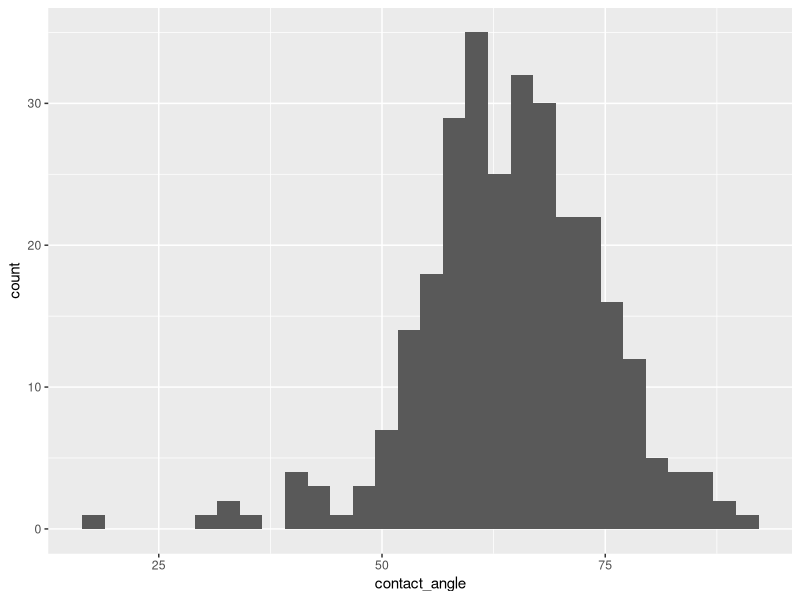
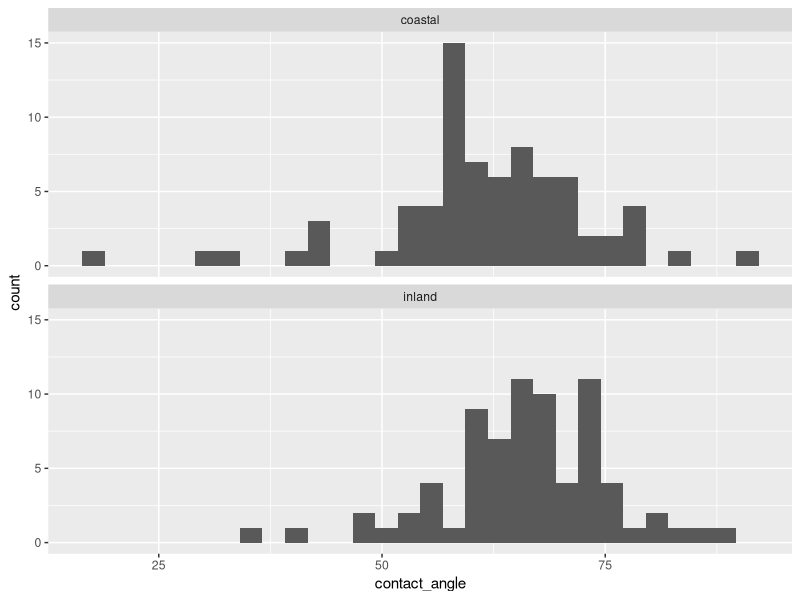
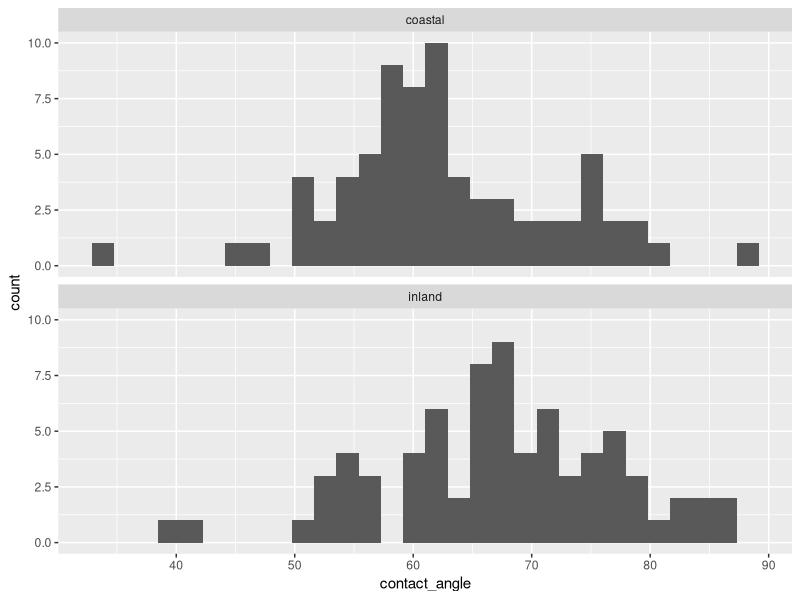
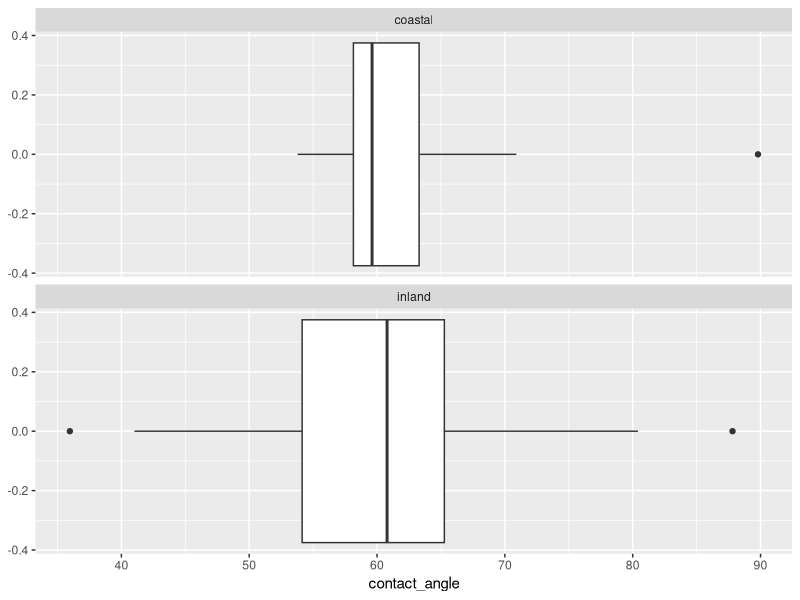
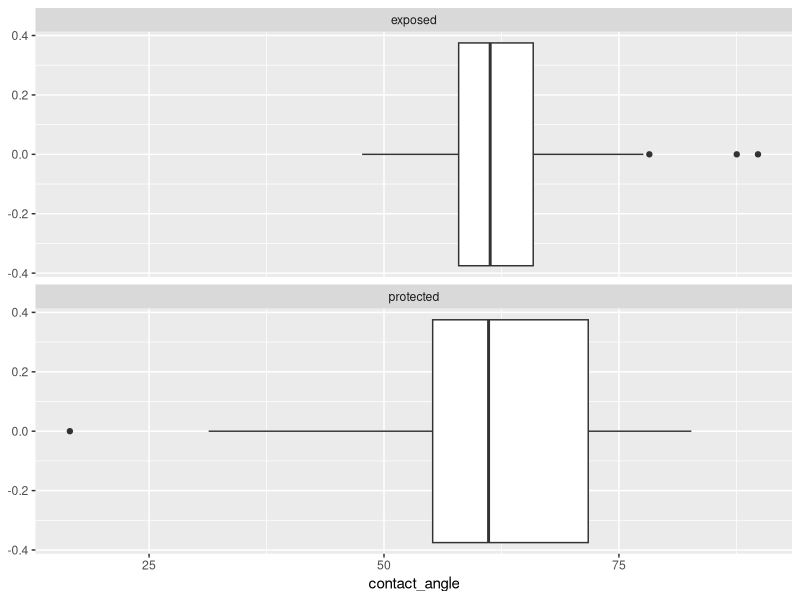
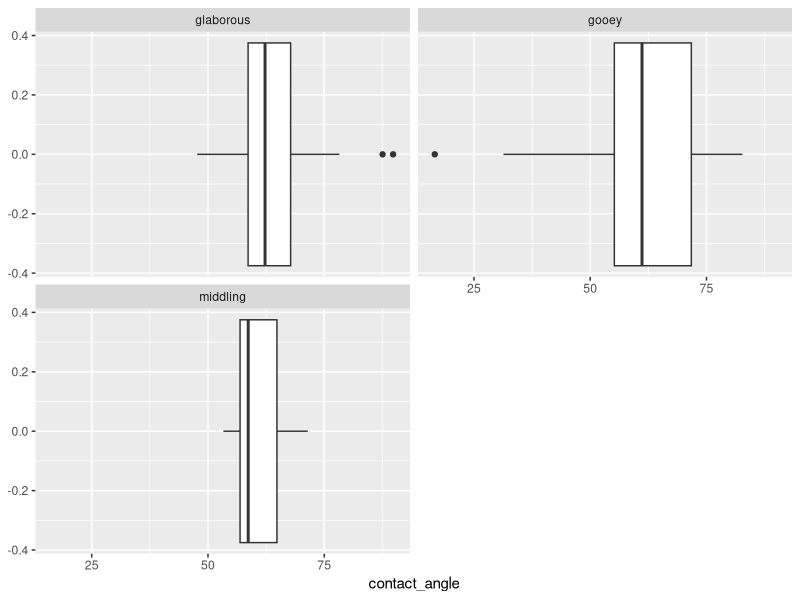
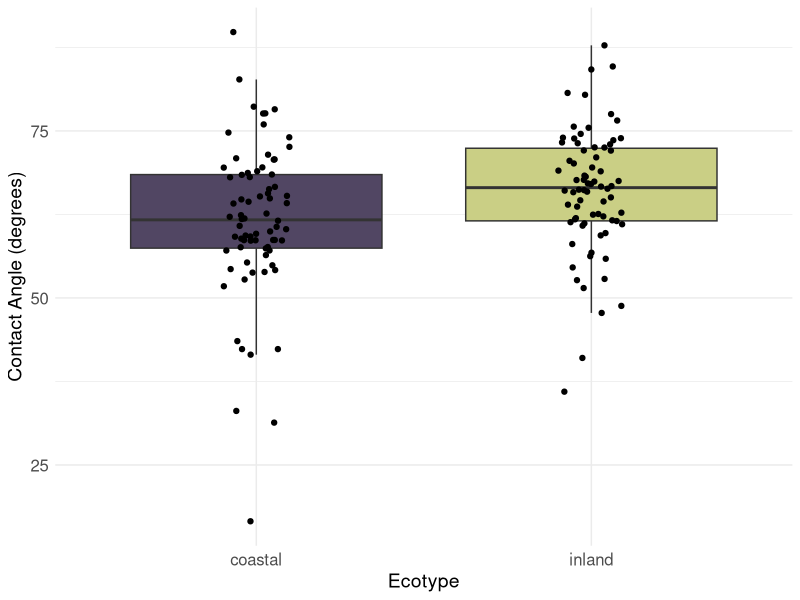
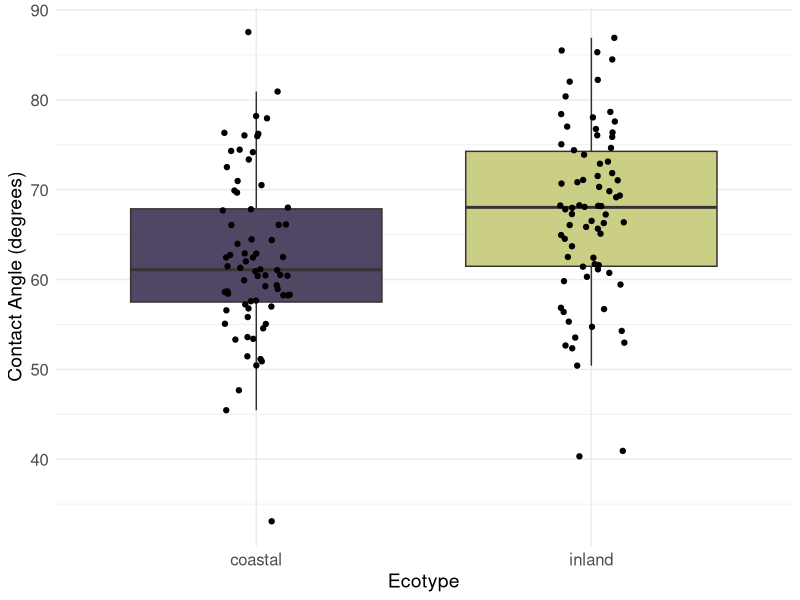

These charts were generated, in order, by the following R code:
require(tidyverse)
require(readxl)

coastal_pops = c('BHE', 'SWB', 'PGR', 'HEC', 'OPB')
inland_pops = c('SWC', 'LMC', 'TOR', 'OAE', 'RGR')


contact_angle =  read_xlsx(
  path = './Data/Contact Angle Measurements.xlsx', # Change path here
  sheet = 'Sheet1'
) %>%
  mutate(
    ecotype = case_when(
      pop.code %in% coastal_pops ~ "coastal",
      pop.code %in% inland_pops ~ "inland",
      .default = NA_character_
    ),
    salt_exposure = case_when(
      pop.code %in% c('PGR', 'BHE') ~ "protected",
      pop.code %in% c('SWB', 'OPB', 'HEC') ~ "exposed",
      pop.code %in% inland_pops ~ "inland",
      .default = NA_character_
    ),
    surface_type = case_when(
      pop.code %in% c('PGR', 'BHE') ~ 'gooey',
      pop.code == 'SWB' ~ 'middling',
      pop.code %in% c('OPB', 'HEC') ~ 'glaborous',
      pop.code %in% inland_pops ~ "inland",
      .default = NA_character_
    )
  )

View(contact_angle)

# View coastal_data
contact_angle %>%
  ggplot() +
  aes(x=contact_angle) +
  geom_histogram()

# Coastal vs. inland and ad vs. ab
contact_angle %>%
  filter(leaf_side == 'ad') %>%
  ggplot() +
  aes(x=contact_angle) +
  facet_wrap(vars(ecotype), nrow = 2) +
  geom_histogram()

contact_angle %>%
  filter(leaf_side == 'ab') %>%
  ggplot() +
  aes(x=contact_angle) +
  facet_wrap(vars(ecotype), nrow = 2) +
  geom_histogram()

# How much of each pop?
contact_angle %>%
  filter(!is.na(contact_angle)) %>%
  group_by(pop.code) %>%
  count()

# Comparing pairs
contact_angle %>%
  filter(pop.code == 'RGR' | pop.code == 'OPB') %>%
  filter(leaf_side == 'ad') %>%
  ggplot() +
  aes(x=contact_angle) +
  facet_wrap(vars(ecotype), nrow = 2) +
  geom_boxplot()

# Comparing protected and exposed
contact_angle %>%
  filter(salt_exposure != "inland") %>%
  ggplot() +
  aes(x=contact_angle) +
  facet_wrap(vars(salt_exposure), nrow = 2) +
  geom_boxplot()

contact_angle %>%
  filter(surface_type != "inland") %>%
  ggplot() +
  aes(x=contact_angle) +
  facet_wrap(vars(surface_type), nrow = 2) +
  geom_boxplot()


contact_ad_boxplot = contact_angle %>%
  filter(!is.na(contact_angle) & leaf_side=="ad") %>%
  ggplot() +
  aes(x = ecotype, fill = ecotype, y = contact_angle) +
  geom_boxplot(outliers = F) +
  geom_jitter(position=position_jitter(0.1)) +
  # Labels
  scale_x_discrete(name = 'Ecotype') +
  scale_y_continuous(
    name = 'Contact Angle (degrees)', 
  ) +
  # Style
  scale_fill_manual(values = c('#514663', '#cacf85')) +
  theme_minimal() +
  theme(
    legend.position = "none",
    axis.text = element_text(size=12),
    axis.title = element_text(size=14),
  )
contact_ad_boxplot

ggsave(
  filename = 'Prelim_ad_contact_angle.png', 
  plot = contact_ad_boxplot,
  device = 'png',
  path = './Results/Figures/',
  scale = 1,
  width = 3,
  height = 6,
  bg = 'white'
)

contact_ab_boxplot = contact_angle %>%
  filter(!is.na(contact_angle) & leaf_side=="ab") %>%
  ggplot() +
  aes(x = ecotype, fill = ecotype, y = contact_angle) +
  geom_boxplot(outliers = F) +
  geom_jitter(position=position_jitter(0.1)) +
  # Labels
  scale_x_discrete(name = 'Ecotype') +
  scale_y_continuous(
    name = 'Contact Angle (degrees)', 
  ) +
  # Style
  scale_fill_manual(values = c('#514663', '#cacf85')) +
  theme_minimal() +
  theme(
    legend.position = "none",
    axis.text = element_text(size=12),
    axis.title = element_text(size=14),
  )
contact_ab_boxplot

ggsave(
  filename = 'Prelim_ab_contact_angle.png', 
  plot = contact_ab_boxplot,
  device = 'png',
  path = './Results/Figures/',
  scale = 1,
  width = 3,
  height = 6,
  bg = 'white'
)

t.test(data=filter(contact_angle, leaf_side=="ad"), contact_angle ~ ecotype)
t.test(data=filter(contact_angle, leaf_side=="ab"), contact_angle ~ ecotype)

